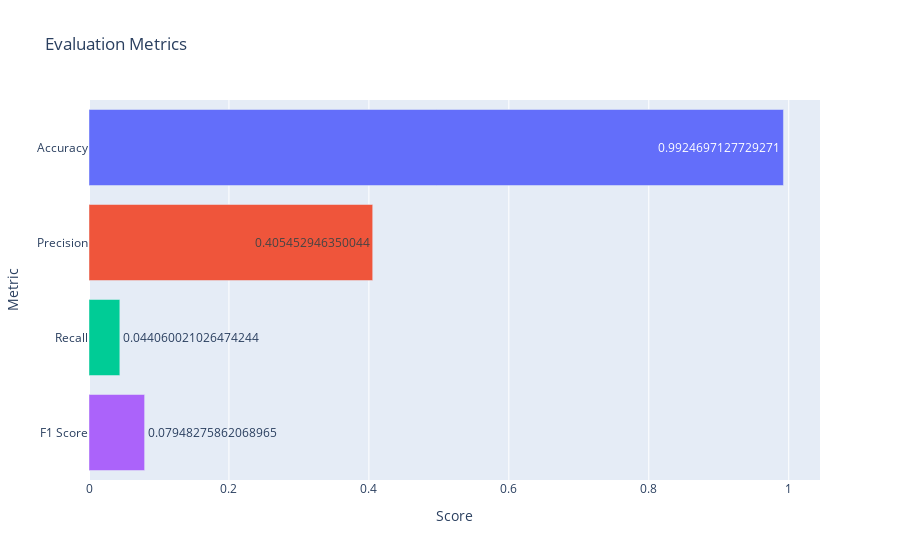

The notebook cell saved with this chart:
### Code cell
accuracy = accuracy_score(y_test, y_pred)
precision = precision_score(y_test, y_pred)
recall = recall_score(y_test, y_pred)
f1 = f1_score(y_test, y_pred)

metrics_scores = {'Accuracy': accuracy, 'Precision': precision, 'Recall': recall, 'F1 Score': f1}
df_metrics = pd.DataFrame(list(metrics_scores.items()), columns=['Metric', 'Score'])

fig = px.bar(df_metrics, 
             x='Score', 
             y='Metric', 
             orientation='h', 
             color='Metric', 
             text='Score',
             title='Evaluation Metrics')

fig.update_layout(showlegend=False)

fig.show()

### Figure 1 — Plotly figure (JSON) as saved in the notebook; plotly's stock layout.template omitted (floating-point values rounded to 4 significant figures)
{"data": [{"alignmentgroup": "True", "hovertemplate": "Metric=%{y}<br>Score=%{text}<extra></extra>", "legendgroup": "Accuracy", "marker": {"color": "#636efa", "pattern": {"shape": ""}}, "name": "Accuracy", "offsetgroup": "Accuracy", "orientation": "h", "showlegend": true, "text": [0.9925], "textposition": "auto", "type": "bar", "x": [0.9925], "xaxis": "x", "y": ["Accuracy"], "yaxis": "y"}, {"alignmentgroup": "True", "hovertemplate": "Metric=%{y}<br>Score=%{text}<extra></extra>", "legendgroup": "Precision", "marker": {"color": "#EF553B", "pattern": {"shape": ""}}, "name": "Precision", "offsetgroup": "Precision", "orientation": "h", "showlegend": true, "text": [0.4055], "textposition": "auto", "type": "bar", "x": [0.4055], "xaxis": "x", "y": ["Precision"], "yaxis": "y"}, {"alignmentgroup": "True", "hovertemplate": "Metric=%{y}<br>Score=%{text}<extra></extra>", "legendgroup": "Recall", "marker": {"color": "#00cc96", "pattern": {"shape": ""}}, "name": "Recall", "offsetgroup": "Recall", "orientation": "h", "showlegend": true, "text": [0.04406], "textposition": "auto", "type": "bar", "x": [0.04406], "xaxis": "x", "y": ["Recall"], "yaxis": "y"}, {"alignmentgroup": "True", "hovertemplate": "Metric=%{y}<br>Score=%{text}<extra></extra>", "legendgroup": "F1 Score", "marker": {"color": "#ab63fa", "pattern": {"shape": ""}}, "name": "F1 Score", "offsetgroup": "F1 Score", "orientation": "h", "showlegend": true, "text": [0.07948], "textposition": "auto", "type": "bar", "x": [0.07948], "xaxis": "x", "y": ["F1 Score"], "yaxis": "y"}], "layout": {"barmode": "relative", "legend": {"title": {"text": "Metric"}, "tracegroupgap": 0}, "showlegend": false, "title": {"text": "Evaluation Metrics"}, "xaxis": {"anchor": "y", "domain": [0, 1], "title": {"text": "Score"}}, "yaxis": {"anchor": "x", "categoryarray": ["F1 Score", "Recall", "Precision", "Accuracy"], "categoryorder": "array", "domain": [0, 1], "title": {"text": "Metric"}}}}
